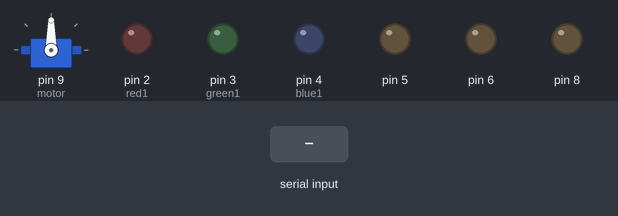
Bench run of a sketch on a simulated Arduino Uno, built with avr-gcc and run on an emulated ATmega328P. On the bench: servo, output pins drawn as LEDs (lit = HIGH). The inputs (shaded band) are chosen by the test bench.

Above: at 1.2 s.
1.3 s: "a" received over Serial
At 2.4 s:
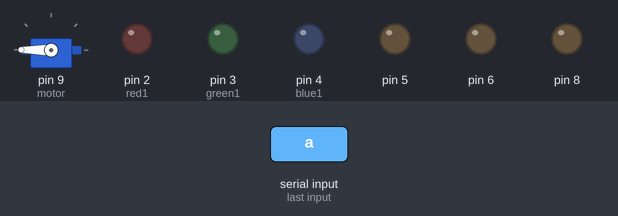
2.8 s: "d" received over Serial
At 3.5 s:
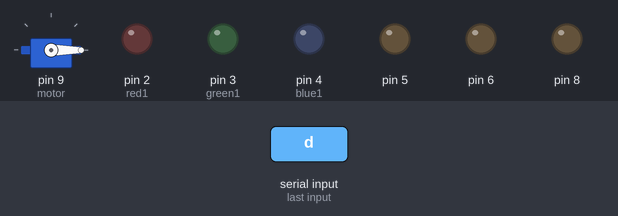
4.3 s: "e" received over Serial
At 4.7 s:
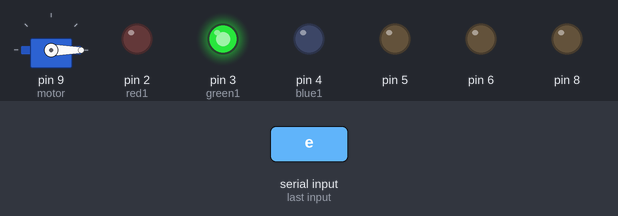
5.8 s: "w" received over Serial
At 7.0 s:
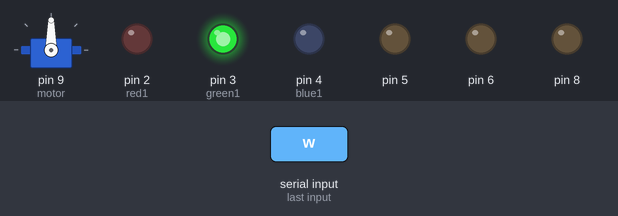
7.3 s: "p" received over Serial
At 8.2 s:
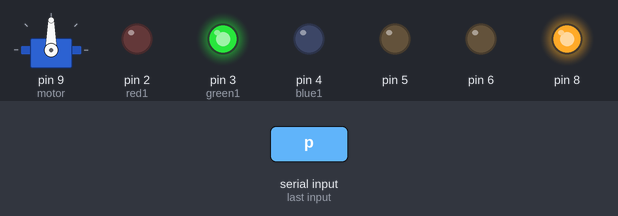
8.8 s: "m" received over Serial
At 9.3 s:
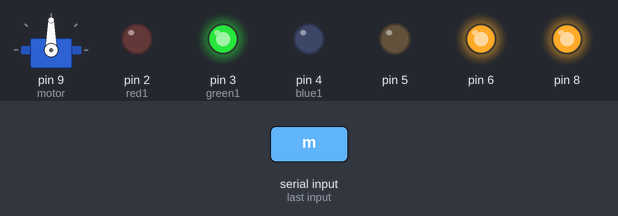
Timing chart, 0 to 11.3 s (numbered marks = the images above; inputs shaded):
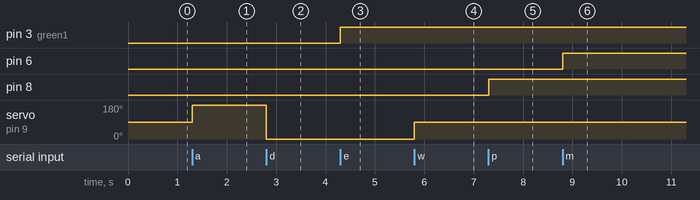

The sketch:

ardu.ino
```cpp
#include <Servo.h>

Servo motor;
int value;
int angle;
char data;
#define servo_pin 9
int red1 = 2;
int green1 = 3;
int blue1 = 4;

bool engine = false;
bool handbrake = false;
bool rightsignal = false;
bool leftsignal = false;

void setup() {
  Serial.begin(9600);
  motor.attach(9);

  pinMode(red1, OUTPUT);
  pinMode(green1, OUTPUT);
  pinMode(blue1, OUTPUT);
  pinMode(8, OUTPUT);
  pinMode(5, OUTPUT);
  pinMode(6, OUTPUT);

}

void loop() {
  if(Serial.available()){
    data = Serial.read();
    if(data == 'w'){
      motor.write(90);
    }
    else if(data == 'a'){
      motor.write(180);
    }
    else if(data == 's'){
      motor.write(90);
    }
    else if(data == 'd'){
      motor.write(0);
    }
    else if(data == 'd'){
      motor.write(0);
    }
    else if(data == 'e'){
      engineOnOff();
    }
    else if(data == 'p'){
      handBrake();

    }
    else if(data == 'm'){
      rightSignal();
    }
    else if(data == 'n'){
      leftSignal();
    }
  }

}
void engineOnOff(){
  if(engine == false){
    digitalWrite(red1, LOW);
    digitalWrite(green1, HIGH);
    digitalWrite(blue1, LOW);
    engine = true;
  }
  else{
    digitalWrite(red1, HIGH);
    digitalWrite(green1, HIGH);
    digitalWrite(blue1, HIGH);
    engine = false;

  }
}
void handBrake(){
  if(handbrake == false){
    digitalWrite(8, HIGH);
    handbrake = true;
  }
  else{
    digitalWrite(8, LOW);
    handbrake = false;
  }
}
void rightSignal(){
  if(rightsignal== false){
    digitalWrite(6, HIGH);
    rightsignal= true;
  }
  else{
    digitalWrite(6, LOW);
    rightsignal= false;

  }
}
void leftSignal(){
  if(leftsignal== false){
    digitalWrite(5, HIGH);
    leftsignal= true;
  }
  else{
    digitalWrite(5, LOW);
    leftsignal= false;

  }
}
```

Measured:
- after the input at 1.3 s, servo on pin 9 (motor): 90° → 180° at once
- after the input at 2.8 s, servo on pin 9 (motor): 180° → 0° at once
- after the input at 4.3 s, pin 3 (green1): LOW → HIGH at once
- after the input at 5.8 s, servo on pin 9 (motor): 0° → 90° at once
- after the input at 7.3 s, pin 8: LOW → HIGH at once
- after the input at 8.8 s, pin 6: LOW → HIGH at once
